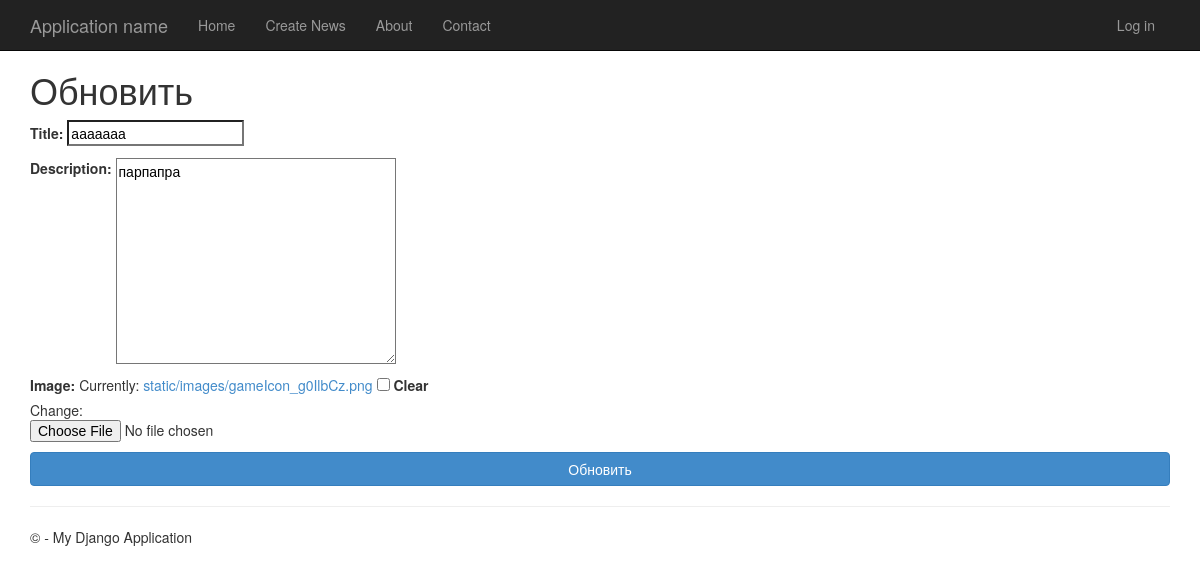
/update_news/6/, run on an earlier commit of the app's database.
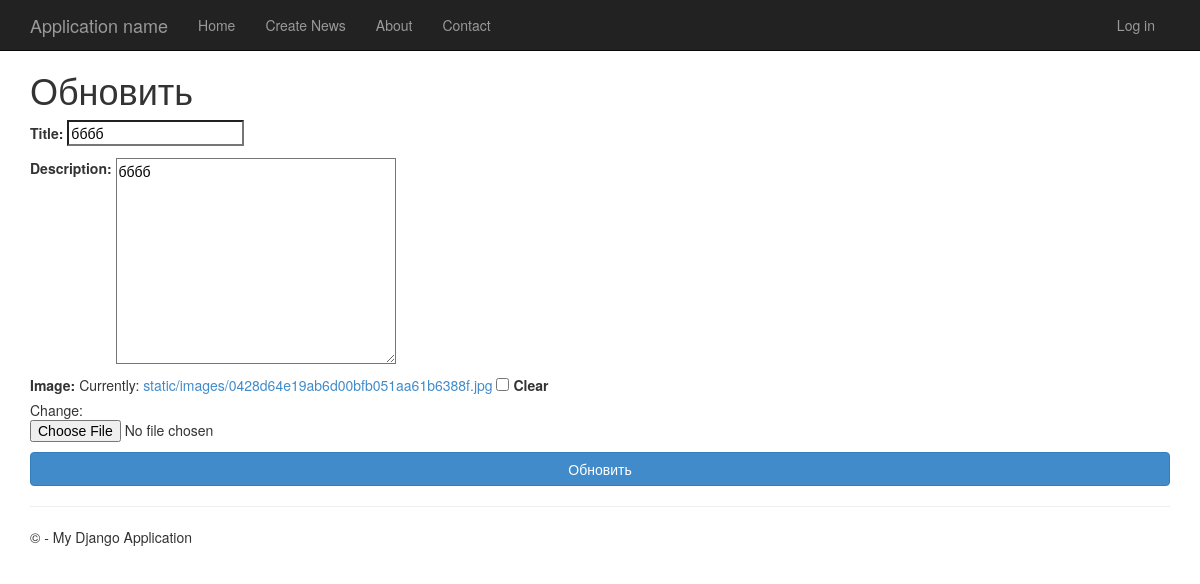
And on a later commit of the database.
### app_news/models.py (models this page shows, shortened)
class News(models.Model):
    title = models.CharField(max_length=200, verbose_name='Title')
    description = models.TextField(verbose_name='Description')
    image = models.ImageField(upload_to='static\images', blank=True)
    created_at = models.DateTimeField(auto_now_add=True)
    updated_at = models.DateTimeField(auto_now=True)
    class Meta:
        db_table="News"
        verbose_name = 'News'
        verbose_name_plural = 'News'

### app_news/views.py (the view, shortened to what this page needs)
# urls.py: path('update_news/<int:pk>/', UpdateNews.as_view(), name='update_news'),
class UpdateNews(generic.UpdateView):
    model = News
    form_class = NewsForm
    template_name = 'site/update_news.html'

### app_news/forms.py
class NewsForm(forms.ModelForm):
    class Meta:
        model = News
        fields = 'title', 'description', 'image'

### app_news/templates/site/update_news.html (shortened to what this page needs)
{% extends 'site/layout.html' %}
{% load static %}
{% block content %}
<h1>Обновить</h1>
<form method="post" enctype="multipart/form-data">
    {{ form.as_p }}
    <button class="btn btn-primary btn-block" type="submit" value="Update">Обновить</button>
</form>
{% endblock %}

### app_news/templates/site/layout.html (shortened to what this page needs)
<!DOCTYPE html>
<html>
<head>
    {% load static %}
    <link rel="stylesheet" type="text/css" href="{% static 'app/content/bootstrap.min.css' %}" />
    <link rel="stylesheet" type="text/css" href="{% static 'app/content/site.css' %}" />
</head>
<body>
    <div class="navbar navbar-inverse navbar-fixed-top">
        <div class="container">
            <div class="navbar-header">
                <a href="/" class="navbar-brand">Application name</a>
            </div>
            <div class="navbar-collapse collapse">
                <ul class="nav navbar-nav">
                    <li><a href="{% url 'index' %}">Home</a></li>
                    <li><a href="{% url 'create_news' %}">Create News</a></li>
                    <li><a href="{% url 'about' %}">About</a></li>
                    <li><a href="{% url 'contact' %}">Contact</a></li>
                </ul>
                {% include 'site/loginpartial.html' %}
            </div>
        </div>
    </div>
    <div class="container body-content">
{% block content %}{% endblock %}
        <hr/>
        <footer>
            <p>&copy; {{ year }} - My Django Application</p>
        </footer>
    </div>
</body>
</html>

### app_news/templates/site/loginpartial.html
{% if user.is_authenticated %}
<form id="logoutForm" action="/logout/" method="post" class="navbar-right">
    {% csrf_token %}
    <ul class="nav navbar-nav navbar-right">
        <li><span class="navbar-brand">Hello {{ user.username }}!</span></li>
        <li><a href="javascript:document.getElementById('logoutForm').submit()">Log off</a></li>
    </ul>
</form>
{% else %}
<ul class="nav navbar-nav navbar-right">
    <li><a href="{% url 'login' %}">Log in</a></li>
</ul>
{% endif %}

### static/app/content/site.css (style rules this page uses)
body { padding-top: 50px; padding-bottom: 20px; }
.body-content { padding-left: 15px; padding-right: 15px; }
input, select, textarea { max-width: 280px; }

What changed in the data, as far as the page shows it:
changed News: title "ааааааа" → "бббб"; description "парпапра" → "бббб"
Also different on the page:
text no longer shown: "Title: Description: Image: Currently: static/images/gameIcon_g0IlbCz.png Clear Change:"
text now shown: "Title: Description: Image: Currently: static/images/0428d64e19ab6d00bfb051aa61b6388f.jpg Clear Change:"
